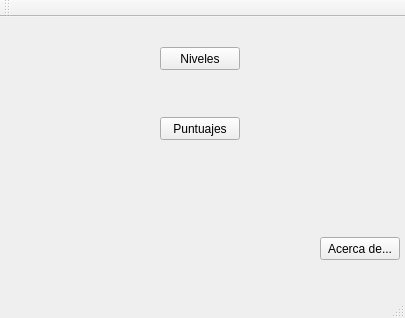
<?xml version="1.0" encoding="UTF-8"?>
<ui version="4.0">
 <class>MainWindow</class>
 <widget class="QMainWindow" name="MainWindow">
  <property name="geometry">
   <rect>
    <x>0</x>
    <y>0</y>
    <width>405</width>
    <height>318</height>
   </rect>
  </property>
  <property name="windowTitle">
   <string>Juego</string>
  </property>
  <widget class="QWidget" name="centralWidget">
   <widget class="QPushButton" name="acercade">
    <property name="geometry">
     <rect>
      <x>320</x>
      <y>220</y>
      <width>80</width>
      <height>23</height>
     </rect>
    </property>
    <property name="text">
     <string>Acerca de...</string>
    </property>
   </widget>
   <widget class="QPushButton" name="pushButton">
    <property name="geometry">
     <rect>
      <x>160</x>
      <y>30</y>
      <width>80</width>
      <height>23</height>
     </rect>
    </property>
    <property name="text">
     <string>Niveles</string>
    </property>
   </widget>
   <widget class="QPushButton" name="pushButton_3">
    <property name="geometry">
     <rect>
      <x>160</x>
      <y>100</y>
      <width>80</width>
      <height>23</height>
     </rect>
    </property>
    <property name="text">
     <string>Puntuajes</string>
    </property>
   </widget>
  </widget>
  <widget class="QMenuBar" name="menuBar">
   <property name="geometry">
    <rect>
     <x>0</x>
     <y>0</y>
     <width>405</width>
     <height>30</height>
    </rect>
   </property>
  </widget>
  <widget class="QToolBar" name="mainToolBar">
   <attribute name="toolBarArea">
    <enum>TopToolBarArea</enum>
   </attribute>
   <attribute name="toolBarBreak">
    <bool>false</bool>
   </attribute>
  </widget>
  <widget class="QStatusBar" name="statusBar"/>
 </widget>
 <layoutdefault spacing="6" margin="11"/>
 <resources/>
 <connections/>
</ui>
